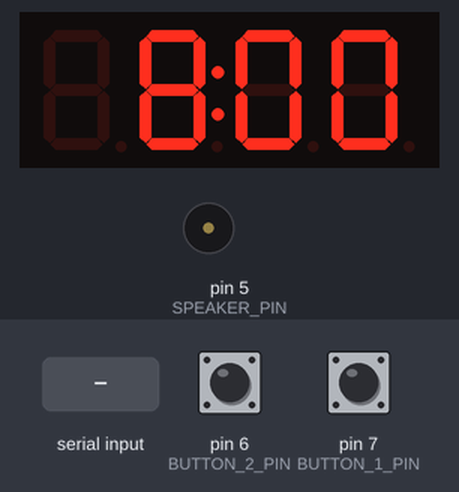
A sketch run on a simulated Arduino Uno, built with avr-gcc and run on an emulated ATmega328P. Parts: 4-digit seven-segment display, buzzer (waves = sounding). The inputs (shaded band) are chosen by the test bench; at power-on: pin 6 (BUTTON_2_PIN) LOW, pin 7 (BUTTON_1_PIN) LOW.

Above: at 1.2 s.
1.3 s: pin 6 (BUTTON_2_PIN) pulled HIGH for 3.2 s
At 4.95 s:
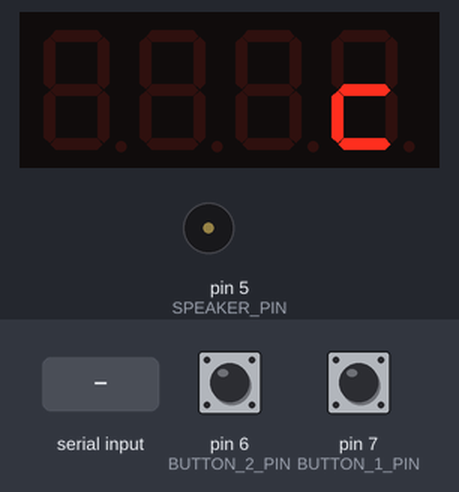
At 5.55 s:
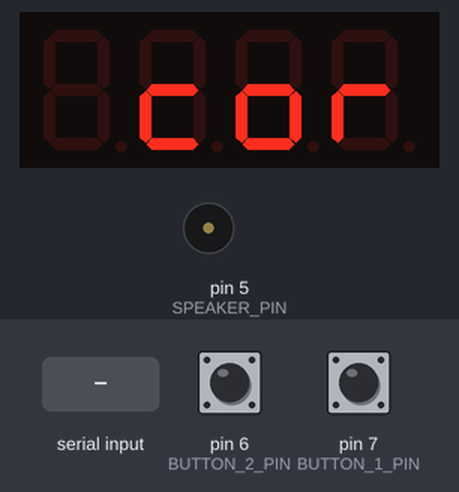
7.2 s: "90,45,200\n" received over Serial
At 13.5 s:
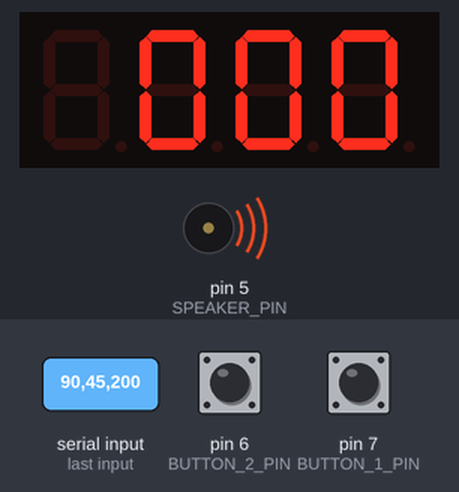
Timing chart, 0 to 15.2 s (numbered marks = the images above; inputs shaded):
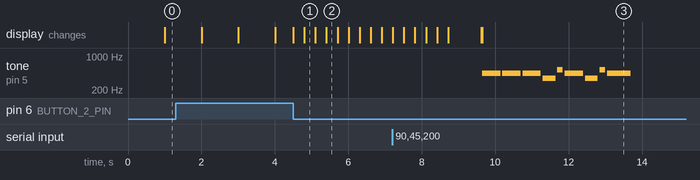

Measured:
- after the input at 1.3 s, the display: first differs from a run without the input after 3.2 s (image 1 shows a later state)
- after the input at 7.2 s, tone on pin 5 (SPEAKER_PIN): plays 440 Hz for 0.50 s, 440 Hz for 0.50 s, 440 Hz for 0.50 s, 349 Hz for 0.35 s, 523 Hz for 0.15 s, 440 Hz for 0.50 s … (9 notes in this stretch), starting after 2.4 s

The sketch:

alarm.ino
```cpp
// (с) Школа 1103 Звонок для учителя по расписанию
#include <Arduino.h>
#include "GyverTM1637.h"
#include <FlexiTimer2.h>
#include "MelodyPlayer.h"
#define DEBUG 0 // для отладки
#define CLK 2
#define DIO 3
#define SPEAKER_PIN 5
#define BUTTON_1_PIN 7
#define BUTTON_2_PIN 6
#define BOUNCE_DELAY 100 // время на дребезг кнопки в мс
#define MAX_LESSONS 12 // количество уроков в расписании
#define LONG_PRESS 3000 // длинное нажатие в мс
#define TIMER_PERIOD 1000 // период аппаратного таймера
#define PAUSE_DISPLAY 700 // пауза в мс при отображении на дисплее


byte hours = 8;
byte minutes = 0;
byte seconds = 0;
GyverTM1637 disp(CLK, DIO);
MelodyPlayer melodyPlayer(SPEAKER_PIN);
bool btnState1 = false;
bool flagBtn1Pressed = false;
bool btnState2 = false;
bool flagBtn2Pressed = false;
bool pointFlag = false;
bool firstCorr = false;
bool corrH = false;
bool corrM = false;
unsigned long btn1Timer = 0; // таймер для устранения дребезга кнопки
unsigned long btn2Timer = 0; // таймер для устранения дребезга кнопки
unsigned long btn1LongTimer = 0; // таймер для длинного нажатия 1
unsigned long btn2LongTimer = 0; // таймер для длинного нажатия 2
String strData = ""; //полученная строка по com порту
String strData1 = "";
String strData2 = "";
boolean recievedFlag; // флаг получения
byte mode = 1; // режимы работы
byte welcome1_banner[] = {_c, _l, _o, _c, _empty, _empty,
                           _t, _a, _b, _l, _e, _empty, _empty
                                                     };
byte welcome2_banner[] = {_c, _o, _r, _r, _empty, _empty,
                           _c, _l, _o, _c, _empty, _empty
                                                     };


#if (DEBUG==1)
int cnt=0;
#endif
byte i=0; // счетчик
byte j=0; // счетчик
struct time_table {
  byte hours;
  byte minutes;
};

time_table my_time_table[MAX_LESSONS];

void setup() {
pinMode(BUTTON_1_PIN, INPUT);
pinMode(BUTTON_2_PIN, INPUT);
melodyPlayer.init();

  Serial.begin(9600);
  disp.clear();
  disp.brightness(7);  // яркость, 0 - 7 (минимум - максимум)
  FlexiTimer2::set(TIMER_PERIOD, timerInterupt); // установка аппаратного таймера
  FlexiTimer2::start(); // пуск аппаратного таймера

//****расписание********
my_time_table[0].hours = 9;
my_time_table[0].minutes = 2;
my_time_table[1].hours = 9;
my_time_table[1].minutes = 30;
my_time_table[2].hours = 9;
my_time_table[2].minutes = 45;
my_time_table[3].hours = 10;
my_time_table[3].minutes = 30;
my_time_table[4].hours = 10;
my_time_table[4].minutes = 45;
my_time_table[5].hours = 11;
my_time_table[5].minutes = 30;
my_time_table[6].hours = 11;
my_time_table[6].minutes = 45;
my_time_table[7].hours = 12;
my_time_table[7].minutes = 30;
my_time_table[8].hours = 12;
my_time_table[8].minutes = 45;
my_time_table[9].hours = 13;
my_time_table[9].minutes = 30;
my_time_table[10].hours = 13;
my_time_table[10].minutes = 45;
my_time_table[11].hours = 14;
my_time_table[11].minutes = 30;
}


void loop() {

// кнопка синяя
 btnState1 = digitalRead(BUTTON_1_PIN);

  if (btnState1 && !flagBtn1Pressed && millis() - btn1Timer > BOUNCE_DELAY) {  // обработчик нажатия
    flagBtn1Pressed = true;
    btn1LongTimer=millis();
           #if (DEBUG==1)
            cnt++;
            Serial.print("cnt=");
            Serial.println(cnt);
            #endif

       if (corrH) {
      // коррекция часов
      if (flagBtn1Pressed) {
      hours = hours + 1;
      if (hours > 23){
      hours = 0;
    }
  }
  }

      if (corrM) {
      // коррекция минут
      if (flagBtn1Pressed) {
      minutes = minutes + 1;
      if (minutes > 59){
      minutes = 0;
      seconds=0;
      }
     }
                }
    }

  if (!btnState1 && flagBtn1Pressed && millis() - btn1Timer > BOUNCE_DELAY) {  // обработчик отпускания
    flagBtn1Pressed = false;
    btn1Timer = millis();
    if (millis()-btn1LongTimer>LONG_PRESS){
      show_time_table();
    }
  }

// кнопка зеленая
  btnState2 = digitalRead(BUTTON_2_PIN);
  if (btnState2 && !flagBtn2Pressed && millis() - btn2Timer > BOUNCE_DELAY) {  // обработчик нажатия
    flagBtn2Pressed = true;
    btn2LongTimer=millis();
      // коррекция часов или минут
    if (mode==2 && corrM==true) {
      corrH=false;
      corrM=false;
      seconds=0;
      mode=1;
     }
     if (mode==2 && corrH==true) {
      corrH=false;
      corrM=true;
     }

  }
    if (!btnState2 && flagBtn2Pressed && millis() - btn2Timer > BOUNCE_DELAY) {  // обработчик отпускания
    flagBtn2Pressed = false;
    btn2Timer = millis();
    if (millis()-btn2LongTimer>LONG_PRESS){
      mode=2;
      firstCorr=true;
      corrH=true;
    }
  }


//**** Вывод времени
switch (mode) {
 case 1:
 // показ часов
  disp.point(pointFlag);   // выкл/выкл точки
  disp.displayClock(hours, minutes); // выводим время функцией часов
  break;

  case 2:
  // настройка часов
 if (firstCorr) {
 disp.runningString(welcome2_banner, sizeof(welcome2_banner), 300);  // 300 время в миллисекундах
 firstCorr = false;
 }
 disp.displayClock(hours, minutes);
 break;
  }


for (i=0; i<MAX_LESSONS;i++) { // проверка звонка
 if (my_time_table[i].hours ==hours &&  my_time_table[i].minutes== minutes && seconds==0){
  melodyPlayer.playStarwars();
  }
  }

// ****получение нового расписания по com порту

  while (Serial.available()>0){
    strData += (char)Serial.read();        // заполняем строку принятыми данными
    recievedFlag = true;                   // поднять флаг что получили данные
    delay(2);
}

if (recievedFlag== true) {
  #if (DEBUG==2)
  disp.displayInt(strData.length());
  delay(2000);
  #endif

for (i=0, j=0; i<MAX_LESSONS*4; i+=4,j++) {
 strData1=strData.substring(i,i+2);
 strData2=strData.substring(i+2,i+4);
 my_time_table[j].hours=strData1.toInt();
 my_time_table[j].minutes=strData2.toInt();
}
//время
strData1=strData.substring(MAX_LESSONS*4,MAX_LESSONS*4+2);
hours=strData1.toInt();
strData1=strData.substring(MAX_LESSONS*4+2,MAX_LESSONS*4+4);
minutes=strData1.toInt();
strData1=strData.substring(MAX_LESSONS*4+4,MAX_LESSONS*4+6);
seconds=strData1.toInt();
strData = "";                          // очистить
recievedFlag = false;                  // опустить флаг
  }

}


  void show_time_table(){
  // показать расписание
  #if (DEBUG==1)
      Serial.println("Start");
      Serial.print("h=");Serial.print(hours);Serial.print(" m=");Serial.print(minutes); Serial.print(" s=");Serial.println(seconds);
      #endif

  disp.runningString(welcome1_banner, sizeof(welcome1_banner), 300);  // 300 время в миллисекундах
  for (i=0; i<MAX_LESSONS;i++) {
  disp.displayInt(i+1);
  delay(PAUSE_DISPLAY);
  disp.displayClock(my_time_table[i].hours, my_time_table[i].minutes);
  delay(PAUSE_DISPLAY);
   }
  #if (DEBUG==1)
      Serial.println("End");
      Serial.print("h=");Serial.print(hours);Serial.print(" m=");Serial.print(minutes); Serial.print(" s=");Serial.println(seconds);
   #endif
}
void  timerInterupt(){
  //прерывание аппаратного таймера
  seconds = seconds + 1;
  if (seconds > 59) {
    minutes = minutes + 1;
    seconds = 0;
  }
  if (minutes > 59) {
    hours = hours + 1;
    minutes = 0;
  }
  if (hours > 23) {
    hours = 0;
  }
  pointFlag = !pointFlag;


}
```

Display.cpp
```cpp
#include <Arduino.h>
#include "MelodyPlayer.h"
#include "Display.h"

Display::Display(int clk_pin, int dio_pin) : EMPTY{0, 0}, DASH{SEG_G, SEG_G}
{
  _clk_pin = clk_pin;
  _dio_pin = dio_pin;
}

void Display::init()
{
  _display = new TM1637Display(_clk_pin, _dio_pin);
  _display->setBrightness(0x0f);
  _display->clear();
  _dots = 0;
  _show = true;
}

void Display::showTime(uint8_t hour, uint8_t minute)
{
  _display->showNumberDecEx(hour, _dots, true, 2);
  _display->showNumberDecEx(minute, _dots, true, 2, 2);
  if (_dots == 0b01000000) {
    _dots = 0;
  } else {
    _dots = 0b01000000;
  }
}

void Display::showTimeSettingHours(uint8_t hour, uint8_t minute, bool blink)
{
  if ((_show) || (!blink)) {
    _display->showNumberDec(hour, true, 2);
    _display->showNumberDec(minute, true, 2, 2);
  } else {
    _display->setSegments(EMPTY, 2);
    _display->showNumberDec(minute, true, 2, 2);
  }
  _show = !_show;
}

void Display::showTimeSettingMinutes(uint8_t hour, uint8_t minute, bool blink)
{
  if ((_show) || (!blink)) {
    _display->showNumberDec(hour, true, 2);
    _display->showNumberDec(minute, true, 2, 2);
  } else {
    _display->setSegments(EMPTY, 2, 2);
    _display->showNumberDec(hour, true, 2);
  }
  _show = !_show;
}

void Display::showAlarmSettingHours(uint8_t hour, uint8_t minute, bool blink)
{
  if ((_show) || (!blink)) {
    if (hour == 24) {
      _display->setSegments(DASH, 2);
    } else {
      _display->showNumberDecEx(hour, 0b01000000, true, 2);
    }
    if (minute == 60) {
      _display->setSegments(DASH, 2, 2);
    } else {
      _display->showNumberDecEx(minute, 0b01000000, true, 2, 2);
    }
  } else {
    _display->setSegments(EMPTY, 2);
    if (minute == 60) {
      _display->setSegments(DASH, 2, 2);
    } else {
      _display->showNumberDecEx(minute, 0b01000000, true, 2, 2);
    }
  }
  _show = !_show;
}

void Display::showAlarmSettingMinutes(uint8_t hour, uint8_t minute, bool blink)
{
  if ((_show) || (!blink)) {
    if (hour == 24) {
      _display->setSegments(DASH, 2);
    } else {
      _display->showNumberDecEx(hour, 0b01000000, true, 2);
    }
    if (minute == 60) {
      _display->setSegments(DASH, 2, 2);
    } else {
      _display->showNumberDecEx(minute, 0b01000000, true, 2, 2);
    }
  } else {
    _display->setSegments(EMPTY, 2, 2);
    if (hour == 24) {
      _display->setSegments(DASH, 2);
    } else {
      _display->showNumberDecEx(hour, 0b01000000, true, 2);
    }
  }
  _show = !_show;
}
```

Display.h
```cpp
#ifndef Display_h
#define Display_h

#include <Arduino.h>
#include <TM1637Display.h>

class Display
{
public:
  Display(int clk_pin, int dio_pin);
  void init();
  void showTime(uint8_t hour, uint8_t minute);
  void showTimeSettingHours(uint8_t hour, uint8_t minute, bool blink);
  void showTimeSettingMinutes(uint8_t hour, uint8_t minute, bool blink);
  void showAlarmSettingHours(uint8_t hour, uint8_t minute, bool blink);
  void showAlarmSettingMinutes(uint8_t hour, uint8_t minute, bool blink);

private:
  int _clk_pin;
  int _dio_pin;
  uint8_t _dots;
  bool _show;
  TM1637Display *_display;
  uint8_t EMPTY[2];
  uint8_t DASH[2];
};

#endif
```

MelodyPlayer.cpp
```cpp
#include <Arduino.h>
#include "MelodyPlayer.h"

MelodyPlayer::MelodyPlayer(int pin)
{
  _pin = pin;
}

void MelodyPlayer::init()
{
  pinMode(_pin, OUTPUT);
}

void MelodyPlayer::playStarwars()
{
  beep(a, 500);
  beep(a, 500);
  beep(a, 500);
  beep(f, 350);
  beep(cH, 150);
  beep(a, 500);
  beep(f, 350);
  beep(cH, 150);
  beep(a, 650);

}

void MelodyPlayer::beep(int note, int duration)
{
  tone(_pin, note, duration);
  delay(duration);
  noTone(_pin);
  delay(50);
}
```

MelodyPlayer.h
```cpp
#ifndef MelodyPlayer_h
#define MelodyPlayer_h

#include <Arduino.h>

class MelodyPlayer
{
private:
  const int c = 261;
  const int d = 294;
  const int e = 329;
  const int f = 349;
  const int g = 391;
  const int gS = 415;
  const int a = 440;
  const int aS = 455;
  const int b = 466;
  const int cH = 523;
  const int cSH = 554;
  const int dH = 587;
  const int dSH = 622;
  const int eH = 659;
  const int fH = 698;
  const int fSH = 740;
  const int gH = 784;
  const int gSH = 830;
  const int aH = 880;

  int _pin;

  void beep(int note, int duration);

public:
  MelodyPlayer(int pin);
  void init();
  void playStarwars();
};

#endif
```
